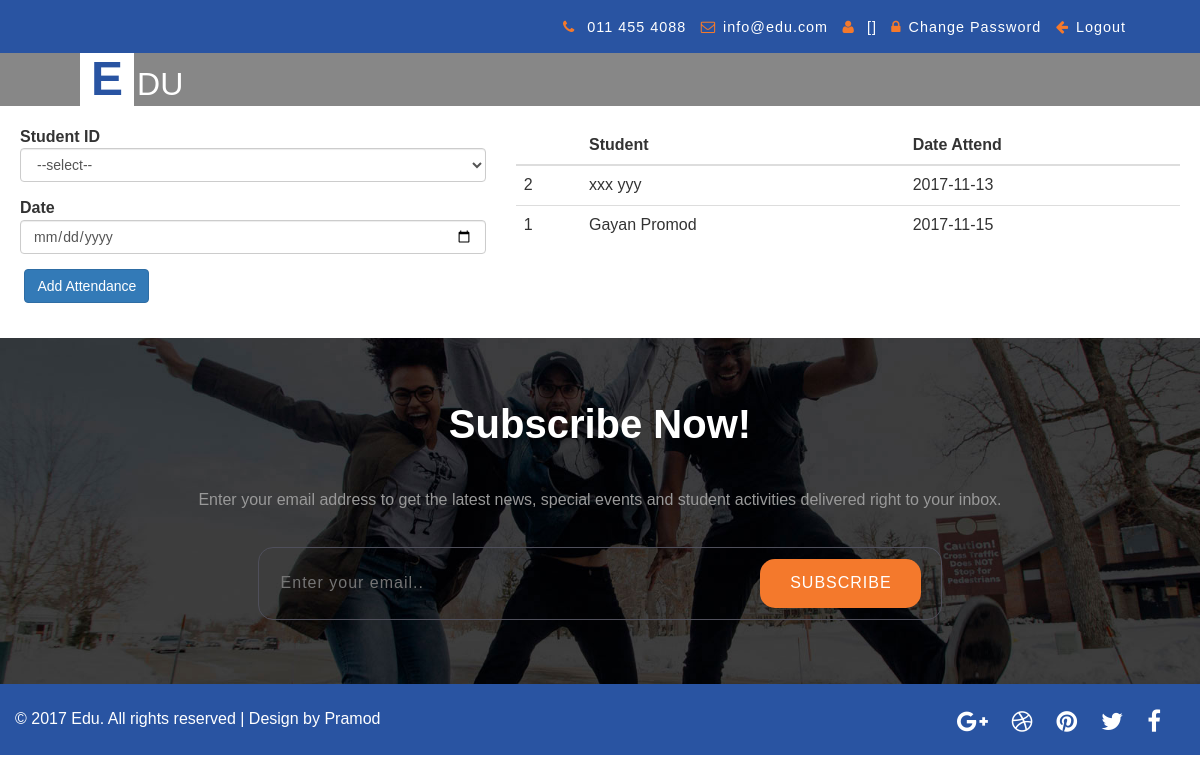
Page /admin_student_attendance.php on the committed database.
### tables this page shows
CREATE TABLE `student_attendance` (
  `id` int(5) NOT NULL AUTO_INCREMENT,
  `student_id` int(5) DEFAULT NULL,
  `attend_date` varchar(20) DEFAULT NULL,
  `usercreated` timestamp NOT NULL DEFAULT CURRENT_TIMESTAMP,
  PRIMARY KEY (`id`)
);

CREATE TABLE `student` (
  `id` int(5) NOT NULL AUTO_INCREMENT,
  `fname` varchar(50) DEFAULT NULL,
  `lname` varchar(50) DEFAULT NULL,
  `username` varchar(50) DEFAULT NULL,
  `email` varchar(100) DEFAULT NULL,
  `gender` varchar(10) DEFAULT NULL,
  `address` varchar(100) DEFAULT NULL,
  `nic` varchar(20) DEFAULT NULL,
  `mobile` varchar(20) DEFAULT NULL,
  `created_date` timestamp NOT NULL DEFAULT CURRENT_TIMESTAMP,
  `created_user` int(5) DEFAULT NULL,
  `parent_mobile` varchar(20) DEFAULT NULL,
  PRIMARY KEY (`id`)
);

### model/DB.php (called while the page is built, shortened)
<?php
function getDBConnection() {
    $servername = "localhost";
    $username = "root";
    $password = "123";
    $db = "stumsdb";
    $conn = mysqli_connect($servername, $username, $password, $db);
    if (!$conn) {
        die("Connection failed: " . mysqli_connect_error());
    } else {
        return $conn;
    }
}
function getData($sql) {
    $conn = getDBConnection();
    $result = mysqli_query($conn, $sql);
    if (mysqli_num_rows($result) > 0) {
        return $result;
    } else {
        return FALSE;
    }
}
?>

### admin_student_attendance.php (the view, shortened to what this page needs)
<!DOCTYPE html>
<html lang="zxx">
    <head>
        <link href="css/bootstrap.css" rel="stylesheet" type="text/css" media="all" />
        <link rel="stylesheet" type="text/css" href="css/style.css" />
        <link rel="stylesheet" type="text/css" href="css/zoomslider.css" />
        <link rel="stylesheet" href="css/lightbox.css">
        <link href="css/owl.carousel.css" rel="stylesheet" type="text/css" media="all">
        <link href="css/font-awesome.css" rel="stylesheet">
        <link href="css/jquery.dataTables.min.css" rel="stylesheet" type="text/css"/>
    </head>
    <body>
        <div class="w3_agilits_banner_bootm">
            <div class="w3_agilits_inner_bottom">
                <div class="wthree_agile_login">
                    <?php include './_top.php'; ?>
                </div>
            </div>
        </div>
        <div class="demo-inner-content">
            <div class="header-w3-agileits" id="home">
                <div class="inner-header-agile">
                    <nav class="navbar navbar-default">
                        <div class="navbar-header">
                            <h1><a  href="home.php"><span class="letter">E</span>du</a></h1>
                        </div>
                        <div class="collapse navbar-collapse" id="bs-example-navbar-collapse-1">
                        </div>
                    </nav>
                </div>
            </div>
        </div>
<div class="m">
        <div class="row">
            <div class="col-md-5">
                <form method="post" action="admin_student_attendance.php">
                    <div class="form-group">
                        <label for="exampleInputEmail1">Student ID</label>
                        <select class="form-control" name="student_id" >
                            <option>--select--</option>
                            <?php
                            include './model/DB.php';
                                    ?>
                        </select>
                    </div>
                    <div class="form-group">
                        <label for="exampleInputEmail1">Date</label>
                        <input type="date" name="attend_date" class="form-control" id="exampleInputEmail1" placeholder="YYYY-MM-DD">
                    </div>
                    <div class="form-group">
                        <button type="submit" name="btnAtt" class="btn btn-primary">Add Attendance</button>
                    </div>
                </form>
            </div>
            <div class="col-md-7">
                <table class="table">
                    <thead>
                        <tr>
                            <th></th>
                            <th>Student</th>
                            <th>Date Attend</th>
                        </tr>
                    </thead>
                    <tbody>
                        <?php
                        $sql2 = "SELECT student.id,student.fname,student.lname,student_attendance.attend_date FROM student_attendance
INNER JOIN student
ON student.id = student_attendance.student_id
ORDER BY student_attendance.id DESC
";
                        $result = getData($sql2);
                        if ($result != FALSE) {
                            if (mysqli_num_rows($result) > 0) {
                                while ($row = mysqli_fetch_assoc($result)) {
                                    ?>
                                    <tr>
                                        <td><?php echo $row['id'];?></td>
                                        <td><?php echo $row['fname'];?> <?php echo $row['lname'];?></td>
                                        <td><?php echo $row['attend_date'];?> </td>
                                    </tr>
                                    <?php
                                }
                            }
                        }
                        ?>
                    </tbody>
                </table>
            </div>
            </div>
        </div>
        <div class="w3ls-section subscribe text-center">
            <div class="container">
                <h3 class="w3ls-title">subscribe now!</h3>
                <p>Enter your email address to get the latest news, special events and student activities delivered right to your inbox.</p>
                <div class="subscribe-grid">
                    <form action="#" method="post">
                        <input type="email" placeholder="Enter your email.." name="Subscribe" required>
                        <button class="btn1">subscribe</button>
                    </form>
                </div>
            </div>
        </div>
        <div class="agileits_w3layouts-footer">
            <div class="col-md-6 col-sm-8 agileinfo-copyright">
                <p>© 2017 Edu. All rights reserved | Design by Pramod</p>
            </div>
            <div class="col-md-6 col-sm-4 agileinfo-icons">
                <ul>
                    <li><a class="icon fb" href="#"><i class="fa fa-facebook"></i></a></li>
                    <li><a class="icon tw" href="#"><i class="fa fa-twitter"></i></a></li>
                    <li><a class="icon pin" href="#"><i class="fa fa-pinterest"></i></a></li>
                    <li><a class="icon db" href="#"><i class="fa fa-dribbble"></i></a></li>
                    <li><a class="icon gp" href="#"><i class="fa fa-google-plus"></i></a></li>
                </ul>
            </div>
            <div class="clearfix"></div>
        </div>
        <link rel="stylesheet" href="css/flexslider.css" type="text/css" media="screen" property="" />
    </body>
</html>

### _top.php (shortened to what this page needs)
<ul>
                       <li><i class="fa fa-phone" aria-hidden="true"></i> 011 455 4088</li>
                       <li><i class="fa fa-envelope-o list-icon" aria-hidden="true"></i><a href="mailto:info@edu.com">info@edu.com</a></li>
                       <li><i class="fa fa-user list-icon" aria-hidden="true"></i>
                          [<?php  echo $_SESSION['ssn_user']['role_code'];?>]
                       </li>
                       <li><i class="fa fa-lock list-icon" aria-hidden="true"></i><a href="change_password.php">Change Password</a></li>
                       <li><i class="fa fa-arrow-left list-icon" aria-hidden="true"></i><a href="logout.php">Logout</a></li>
                   </ul>

### css/style.css (style rules this page uses)
html, body { font-size: 100%; font-family:'PT Sans', sans-serif; background:#ffffff; margin:0px!important; }
p { margin:0; font-size:14px; }
h1,h2,h3,h4,h5,h6 { font-family: 'Josefin Sans', sans-serif; margin:0; }
ul,label { margin:0; padding:0; }
p { font-size: 1em; color: #999; line-height: 1.8em; }
.header-w3-agileits { background: rgba(0, 0, 0, 0.47); padding:0; }
.inner-header-agile { padding: 0 5em; position: relative; }
.navbar-header h1 { font-size: 2em; display: block; text-transform: uppercase; }
.navbar-header h1 a { color: #FFFFFF; text-decoration: none; display: inline-block; }
span.letter { background: #fff; color: #2954a2; line-height: 1.1em; padding: 0 11px; display: inline-block; background: #ffffff; font-weight:700; margin-right:3px; }
h1 span { color: #fff; font-size: 1.5em; }
.navbar-default { background: none; border: none; margin: 0; min-height: inherit; }
.navbar-collapse { padding: 0!important; }
.w3_agilits_banner_bootm { padding: 1em 0 2.3em 0; background:#2954a2; }
.w3_agilits_inner_bottom { margin: 0 auto; padding: 0 4em; }
.wthree_agile_login { float: right; }
.wthree_agile_login ul li { letter-spacing: 1px; list-style: none; display: inline-block; color: #fff; margin-right: 10px; margin-top: -5px; font-size:0.9em; }
.wthree_agile_login ul li i { color: #f4792c; font-size: 1em; padding-right: 7px; }
.wthree_agile_login ul li a { color:#fff; }
.w3ls-section { padding:4em 0; }
h3.w3ls-title { margin-bottom: 1em; position:relative; }
h3.w3ls-title,h2.w3ls-title { text-transform: capitalize; color: #2954a2; font-size:2.5em; font-weight:600; }
h3.w3ls-title:after { background: #e2dfdf; content: ""; display: block; height: 1px; position: absolute; left: 0; top: 53px; width: 250px; -webkit-transition: all 0.4s ease; -moz-transition: all 0.4s ease; -o-transition: all 0.4s ease; -ms-transition: all 0.4s ease; transition: all 0.4s ease; }
.wthree-testi h3,div#agileits-services h3 ,.subscribe h3 { color: #fff; }
.subscribe h3.w3ls-title:after { background:transparent; }
.subscribe { background: url(../images/subscribe.jpg) no-repeat center; background-size: cover; }
.subscribe-grid { text-align: center; margin: 2em auto 0; }
.subscribe-grid input[type="email"] { display: inline-block; background: transparent; border: none; width: 70%; outline: none; font-size: 1em; color: #999999; letter-spacing: 1px; }
.subscribe-grid form { width: 60%; margin: 0 auto; padding: 0.7em 0; border-radius: 15px; border: 1px solid #4f4f5b; }
.subscribe-grid button.btn1 { color: #ffffff; font-size: 1em; width: 161px; border-radius: 15px; letter-spacing: 1px; border:none; outline:none; padding: 0.8em 0; text-transform: uppercase; text-align: center; text-decoration: none; background: #f4792c; transition: 0.5s all; -webkit-transition: 0.5s all; -moz-transition: 0.5s all; -o-transition: 0.5s all; -ms-transition: 0.5s all; }
.agileinfo-icons ul li { display: inline-block; margin-right: 1em; font-size: 1.5em; float: right; }
.agileits_w3layouts-footer { padding: 1.3em 0 1em; background: #2954a2; }
.agileinfo-icons ul li a { color: #fff; }
.agileinfo-copyright p,.agileinfo-copyright a { color: #fff; }
.m { padding:20px; }

### css/zoomslider.css (style rules this page uses)
.demo-inner-content { position: relative; z-index: 2; }

### css/lightbox.css (style rules this page uses)
body:after { content: url(../images/close.png) url(../images/loading.gif) url(../images/prev.png) url(../images/next.png); display: none; }

### rows in the picture
student_attendance: student "2", student.fname "xxx", student.lname "yyy", attend_date "2017-11-13"
student_attendance: student "1", student.fname "Gayan", student.lname "Promod", attend_date "2017-11-15"
